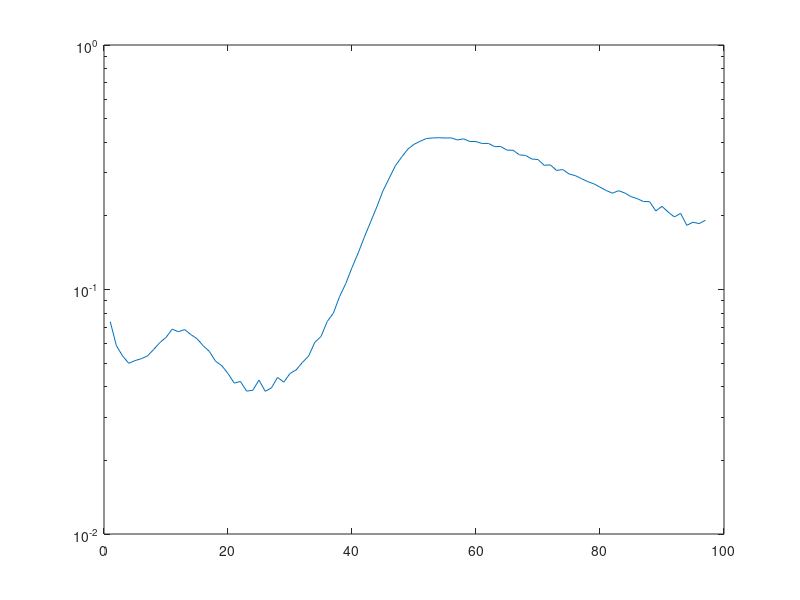

Recreate this plot in MATLAB.
  Pe_trace = [0.240982 0.223162 0.210023 0.198791 0.188869 0.179201 0.169864 0.16078 0.151648 0.142451 0.133384 0.124199 0.115855 0.107912 0.10085 0.0945053 0.088939 0.0839777 0.0797078 0.0758179 0.0723803 0.0693828 0.0664633 0.0639102 0.0614368 0.058818 0.0565626 0.054324 0.0519502 0.0497798 0.0475226 0.0452936 0.0430143 0.0407166 0.0382421 0.0357853 0.0331398 0.0304842 0.0276302 0.0247062 0.0216697 0.0186132 0.0155603 0.0126205 0.00987431 0.00737084 0.00526947 0.00357865 0.00233342 0.00145871 0.000886332 0.000528191 0.000309214 0.00018037 0.00010504 6.12919e-05 3.57331e-05 2.11196e-05 1.23932e-05 7.39565e-06 4.41774e-06 2.67026e-06 1.61325e-06 9.93566e-07 6.11768e-07 3.8452e-07 2.41852e-07 1.55911e-07 1.00799e-07 6.63455e-08 4.37869e-08 2.96832e-08 2.00852e-08 1.3922e-08 9.61408e-09 6.75943e-09 4.7834e-09 3.42392e-09 2.47785e-09 1.80732e-09 1.33333e-09 9.94585e-10 7.48194e-10 5.58483e-10 4.19874e-10 3.19166e-10 2.44081e-10 1.88165e-10 1.4514e-10 1.14727e-10 8.96176e-11 7.10441e-11 5.69746e-11 4.53042e-11 3.7011e-11 3.00367e-11 2.44509e-11 1.97557e-11]


rel_change = (Pe_trace(1:end-1)-Pe_trace(2:end))./Pe_trace(1:end-1);

semilogy(1:length(rel_change), rel_change)

reuse_vec = ones(100,1);
reuse_vec(1)=0;
reuse_vec(end)=0;

reuse_vec(11) = 0;
reuse_vec(35) = 0;
reuse_vec(50) = 0;

reuse_vec(70:2:99)=0;
reuse_vec

fprintf('reuse_vec = ')
for ii=1:length(reuse_vec)
    fprintf('%d ', reuse_vec(ii));
end
fprintf('\n')